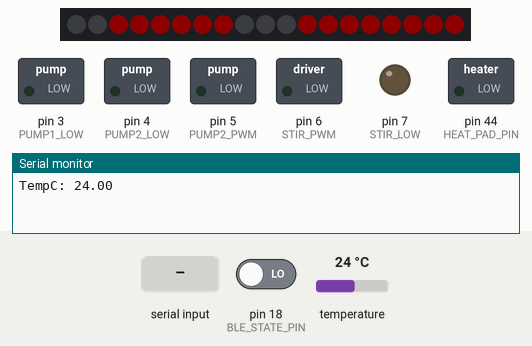
This sketch was run on a simulated Arduino Mega 2560, built with avr-gcc and run on an emulated ATmega2560. Parts: 19 RGB LEDs in strip order, left to right, switched loads named in the sketch (green lamp = pin HIGH), output pins drawn as LEDs (lit = HIGH), the last lines printed to the serial monitor. Inputs (shaded band) come from the test bench; at power-on: pin 18 (BLE_STATE_PIN) LOW, temperature 24 °C. Dim RGB values are drawn brighter than linear.

Above: at 2.9 s.
3.0 s: pin 18 (BLE_STATE_PIN) driven HIGH
At 4.8 s:
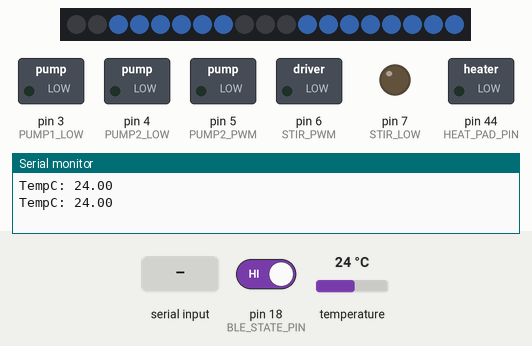
5.6 s: "90;45\n" received over Serial
At 7.3 s:
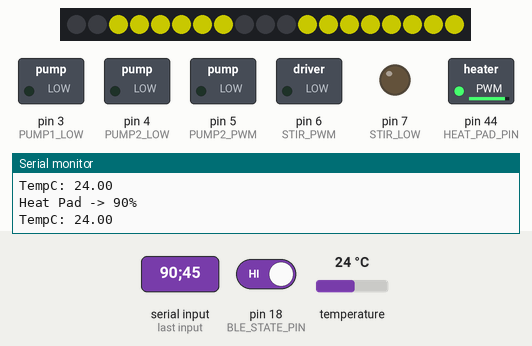
7.6 s: ";" received over Serial
At 8.8 s:
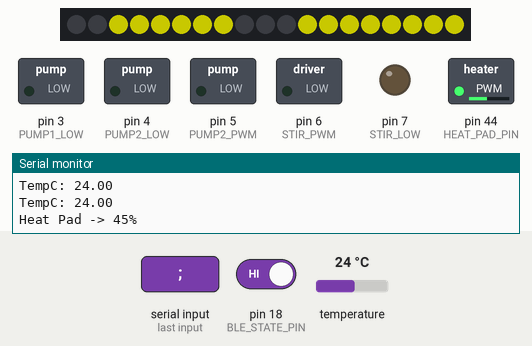
9.6 s: pin 18 (BLE_STATE_PIN) driven LOW
At 10.7 s:
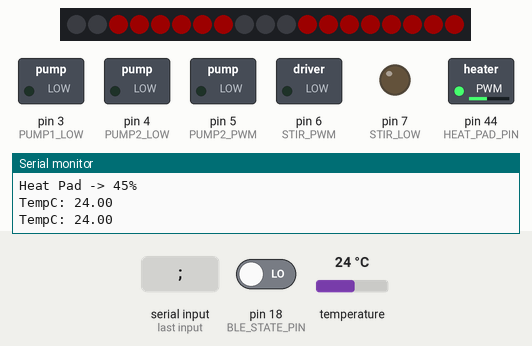
11.8 s: pin 18 (BLE_STATE_PIN) driven HIGH
At 12.25 s:
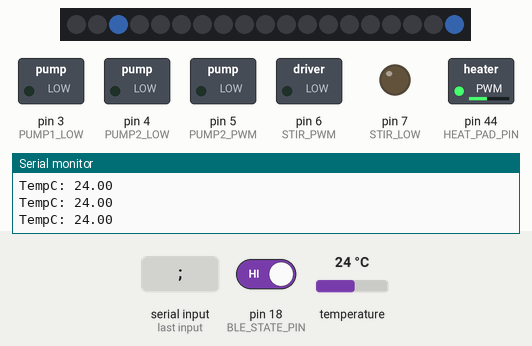
Timing chart, 0 to 14.8 s (numbered marks = the images above; inputs shaded):
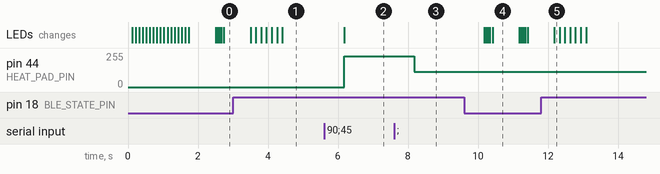

Measured:
- after the input at 3.0 s, the LEDs: first change after 0.50 s (image 1 shows a later state)
- after the input at 5.6 s, pin 44 (HEAT_PAD_PIN): 0/255 → 229/255 after 0.58 s; the LEDs: change after 0.58 s (image 2)
- after the input at 7.6 s, pin 44 (HEAT_PAD_PIN): 229/255 → 114/255 after 0.57 s
- after the input at 9.6 s, the LEDs: first change after 0.58 s (image 4 shows a later state)
- after the input at 11.8 s, the LEDs: change after 0.38 s (image 5)

The sketch:

heatpadtesting_tempsensor.ino
```cpp
// -----------------------------------------------------------------------------
// Single-Serial refactor: USB only
// - All Serial1/Serial2 uses routed to Serial (USB CDC).
// - BLE UART removed. Commands and telemetry go over the Serial Monitor.
// - DS18B20 support integrated (DallasTemperature & OneWire).
// -----------------------------------------------------------------------------

#include <Adafruit_NeoPixel.h>
#include <OneWire.h>
#include <DallasTemperature.h>
#ifndef ONE_WIRE_BUS
#define ONE_WIRE_BUS 2
#endif
// --- Temperature sensor bus & driver (single DS18B20 on D2) ---
OneWire oneWire(ONE_WIRE_BUS);
DallasTemperature sensors(&oneWire);

// --- Temperature publishing cadence ---
static unsigned long TEMP_LAST_MS = 0;
const unsigned long TEMP_PERIOD_MS = 1000;  // 1 Hz


// ---------------- LED / BLE Pins ----------------
#define LED_PIN        19
#define LED_COUNT      19
#define HEAT_PAD_PIN   44    // Heat pad pin
#define BLE_STATE_PIN  18

Adafruit_NeoPixel strip(LED_COUNT, LED_PIN, NEO_GRB + NEO_KHZ800);

// Heat pad power control
int heatLevel = 0;     // Start at 0%
int heatPWM   = 0;

// Breathing control for status LED
int brightness = 0;
int fadeAmount = 6;
unsigned long lastBreathUpdate = 0;
unsigned long pauseStartTime = 0;
const int pauseDuration = 1000; // pause at min/max brightness (ms)

enum BreathState { BRIGHTENING, DARKENING, PAUSED };
BreathState breathState = BRIGHTENING;

String rxBuf = "";
bool lastBleConnected = false;

// ---------------- Motor Pins ----------------
#define PUMP1_PWM 2
#define PUMP1_LOW 3
#define PUMP2_PWM 5
#define PUMP2_LOW 4
#define STIR_PWM  6
#define STIR_LOW  7

// ---------------- Motor Ramp Parameters ----------------
const int PUMP_TARGET_PWM  = 180;
const int STIR_TARGET_PWM  = 200;
const int BOTH_PUMPS_PWM   = 150;
const int STEP      = 5;
const int STEP_DT   = 15;

int pump1CurrentPWM = 0;
int pump2CurrentPWM = 0;
int stirCurrentPWM  = 0;

// ---------------- Setup ----------------
void setup() {
  sensors.begin();  // init DS18B20
  Serial.begin(9600);  // USB serial only

  strip.begin();
  strip.setBrightness(100);
  strip.show();
Serial.begin(9600);

  pinMode(HEAT_PAD_PIN, OUTPUT);
  setHeatPadPercent(0);   // Start heat pad OFF

  pinMode(BLE_STATE_PIN, INPUT);

  pinMode(PUMP1_PWM, OUTPUT);
  pinMode(PUMP1_LOW, OUTPUT);
  pinMode(PUMP2_PWM, OUTPUT);
  pinMode(PUMP2_LOW, OUTPUT);
  pinMode(STIR_PWM,  OUTPUT);
  pinMode(STIR_LOW,  OUTPUT);

  stopPumps();
  runStartupAnimation();
}

// ---------------- Loop ----------------
void loop() {
  publishTemperature();  // periodic USB print of TempC
  handleBluetooth();
  updateStatusLED();
}

// ---------------- BLE Command Handler ----------------
void handleBluetooth() {
  while (Serial.available()) {
    char c = Serial.read();
    rxBuf += c;

    // Heat pad power command: "NNN;"
    if (c == ';') {
      int val = rxBuf.toInt();
      setHeatPadPercent(val);
      Serial.print("\nHeat Pad -> "); Serial.print(val); Serial.println("%");
      rxBuf = "";
    }

    // ---- STOP commands ----
    if (rxBuf.endsWith("AS"))  { Serial.println("Agitator STOP"); rampDownMotor(STIR_PWM, STIR_LOW, stirCurrentPWM); rxBuf=""; }
    if (rxBuf.endsWith("PS1")) { Serial.println("Pump1 STOP");    rampDownMotor(PUMP1_PWM, PUMP1_LOW, pump1CurrentPWM); rxBuf=""; }
    if (rxBuf.endsWith("PS2")) { Serial.println("Pump2 STOP");    rampDownMotor(PUMP2_PWM, PUMP2_LOW, pump2CurrentPWM); rxBuf=""; }
    if (rxBuf.endsWith("S"))   { Serial.println("STOP both pumps"); rampDownMotor(PUMP1_PWM, PUMP1_LOW, pump1CurrentPWM); rampDownMotor(PUMP2_PWM, PUMP2_LOW, pump2CurrentPWM); rxBuf=""; }

    // ---- START commands ----
    if (rxBuf.endsWith("A"))   { Serial.println("Agitator START"); rampUpMotor(STIR_PWM, STIR_LOW, STIR_TARGET_PWM, stirCurrentPWM); rxBuf=""; }
    if (rxBuf.endsWith("P1"))  { Serial.println("Pump1 START");    rampUpMotor(PUMP1_PWM, PUMP1_LOW, PUMP_TARGET_PWM, pump1CurrentPWM); rxBuf=""; }
    if (rxBuf.endsWith("P2"))  { Serial.println("Pump2 START");    rampUpMotor(PUMP2_PWM, PUMP2_LOW, PUMP_TARGET_PWM, pump2CurrentPWM); rxBuf=""; }
    if (rxBuf.endsWith("P"))   { Serial.println("Both pumps START"); rampUpMotor(PUMP1_PWM, PUMP1_LOW, BOTH_PUMPS_PWM, pump1CurrentPWM); rampUpMotor(PUMP2_PWM, PUMP2_LOW, BOTH_PUMPS_PWM, pump2CurrentPWM); rxBuf=""; }

    if (rxBuf.length() > 16) rxBuf.remove(0, rxBuf.length() - 8);
  }
}

// ---------------- Heat Pad ----------------
void setHeatPadPercent(int percent) {
  percent = constrain(percent, 0, 100);
  heatLevel = percent;
  heatPWM   = map(percent, 0, 100, 0, 255);
  analogWrite(HEAT_PAD_PIN, heatPWM);
}

// ---------------- Motor Helpers ----------------
void rampUpMotor(int pinPWM, int pinLow, int targetPWM, int &currentPWM) {
  digitalWrite(pinLow, LOW);
  for (int v = currentPWM; v <= targetPWM; v += STEP) {
    analogWrite(pinPWM, v);
    currentPWM = v;
    delay(STEP_DT);
  }
}

void rampDownMotor(int pinPWM, int pinLow, int &currentPWM) {
  digitalWrite(pinLow, LOW);
  for (int v = currentPWM; v >= 0; v -= STEP) {
    analogWrite(pinPWM, v);
    currentPWM = v;
    delay(STEP_DT);
  }
  analogWrite(pinPWM, 0);
  currentPWM = 0;
}

void stopPumps() {
  analogWrite(PUMP1_PWM, 0); digitalWrite(PUMP1_LOW, LOW);
  analogWrite(PUMP2_PWM, 0); digitalWrite(PUMP2_LOW, LOW);
  pump1CurrentPWM = pump2CurrentPWM = 0;
}

// ---------------- WS2812 Startup Animation ----------------
void runStartupAnimation() {
  strip.clear();
  for (int pos = 2; pos <= 18; pos++) {
    strip.clear();
    strip.setPixelColor(pos, strip.Color(128, 0, 0));
    if (pos - 1 >= 2) strip.setPixelColor(pos - 1, strip.Color(75, 0, 0));
    if (pos - 2 >= 2) strip.setPixelColor(pos - 2, strip.Color(30, 0, 0));
    if (pos + 1 <= 18) strip.setPixelColor(pos + 1, strip.Color(75, 0, 0));
    if (pos + 2 <= 18) strip.setPixelColor(pos + 2, strip.Color(30, 0, 0));
    strip.show();
    delay(100);
  }
  strip.clear();
  strip.show();
}

// ---------------- BLE Connect Animation ----------------
void runBleConnectAnimation() {
  int leftStart = 2, leftEnd = 7;
  int rightStart = 18, rightEnd = 11;

  for (int step = 0; step < 6; step++) {
    strip.clear();
    for (int i = leftStart; i <= leftStart + step && i <= leftEnd; i++)
      strip.setPixelColor(i, strip.Color(40, 75, 128));
    for (int i = rightStart; i >= rightStart - step && i >= rightEnd; i--)
      strip.setPixelColor(i, strip.Color(40, 75, 128));
    strip.show();
    delay(150);
  }
  for (int i = 2; i <= 7; i++) strip.setPixelColor(i, strip.Color(40, 75, 128));
  for (int i = 11; i <= 18; i++) strip.setPixelColor(i, strip.Color(40, 75, 128));
  strip.show();
}

// ---------------- WS2812 Status LED ----------------
void updateStatusLED() {
  bool bleConnected = digitalRead(BLE_STATE_PIN);
  unsigned long now = millis();

  if (bleConnected && !lastBleConnected) runBleConnectAnimation();
  lastBleConnected = bleConnected;

  if (!bleConnected) {
    if (breathState == BRIGHTENING && now - lastBreathUpdate > 40) {
      brightness += fadeAmount;
      if (brightness >= 128) { brightness = 128; breathState = DARKENING; }
      lastBreathUpdate = now;
    } else if (breathState == DARKENING && now - lastBreathUpdate > 50) {
      brightness -= fadeAmount;
      if (brightness <= 0) { brightness = 0; breathState = PAUSED; pauseStartTime = now; }
      lastBreathUpdate = now;
    } else if (breathState == PAUSED && now - pauseStartTime > pauseDuration) {
      breathState = BRIGHTENING;
    }

    strip.clear();
    for (int i = 2; i <= 7; i++) strip.setPixelColor(i, strip.Color(brightness, 0, 0));
    for (int i = 11; i <= 18; i++) strip.setPixelColor(i, strip.Color(brightness, 0, 0));
    strip.show();
  } else {
    strip.clear();
    if (heatLevel > 0) {
      for (int i = 2; i <= 7; i++) strip.setPixelColor(i, strip.Color(255, 255, 0));
      for (int i = 11; i <= 18; i++) strip.setPixelColor(i, strip.Color(255, 255, 0));
    } else {
      for (int i = 2; i <= 7; i++) strip.setPixelColor(i, strip.Color(40, 75, 128));
      for (int i = 11; i <= 18; i++) strip.setPixelColor(i, strip.Color(40, 75, 128));
    }
    strip.show();
  }
}

// Read current temperature (°C) from the first DS18B20 on the OneWire bus
float readTemperatureC() {
  sensors.requestTemperatures();
  float tC = sensors.getTempCByIndex(0);
  if (tC == DEVICE_DISCONNECTED_C) {
    return NAN;
  }
  return tC;
}

// Print temperature to USB Serial at 1 Hz
void publishTemperature() {
  unsigned long now = millis();
  if (now - TEMP_LAST_MS < TEMP_PERIOD_MS) return;
  TEMP_LAST_MS = now;

  float tC = readTemperatureC();
  if (isnan(tC)) {
    Serial.println(F("Temp: sensor not found (check wiring & 4.7k pull-up)"));
    return;
  }
  Serial.print(F("TempC: ")); Serial.println(tC, 2);
}
```
